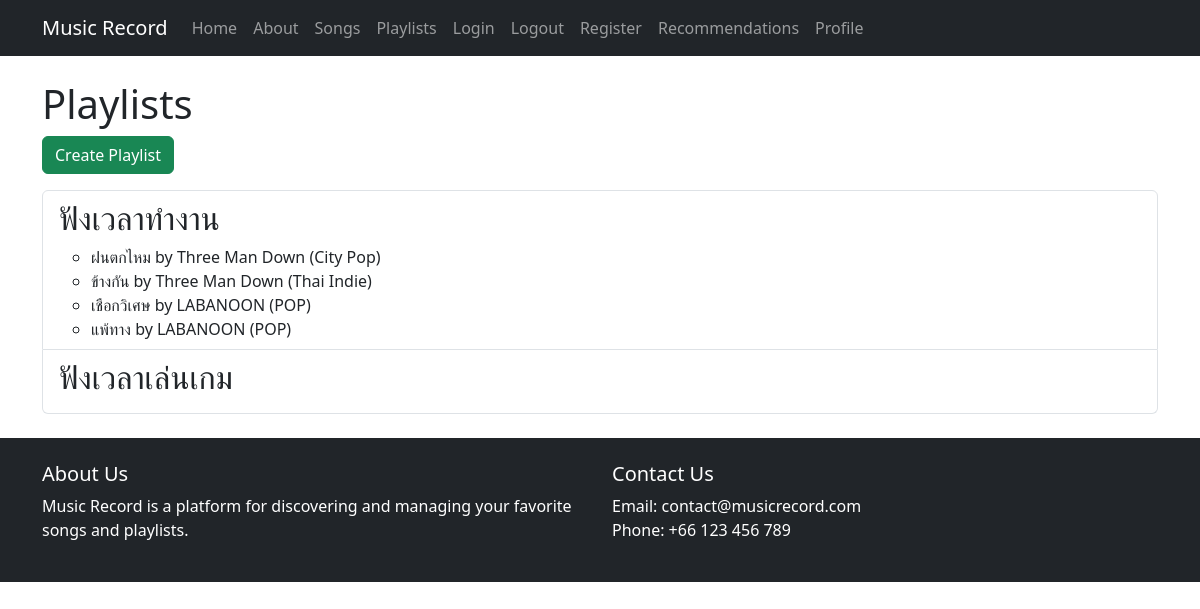
/playlists (signed in), run on an earlier commit of the app's database.
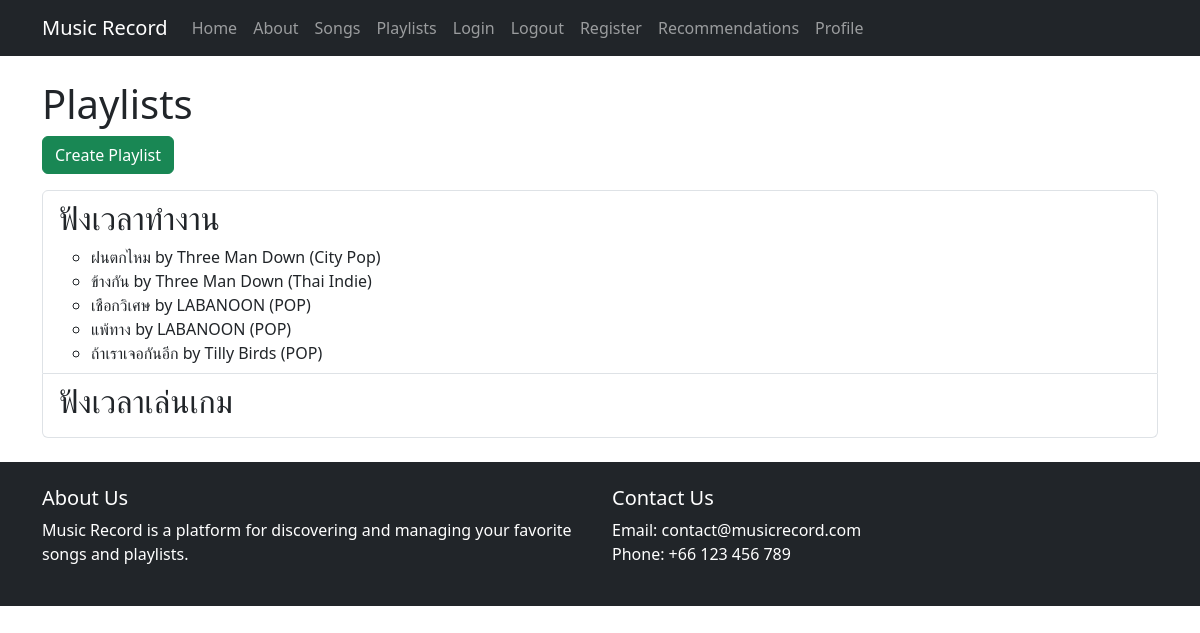
And on a later commit of the database.
### app/models.py (models this page shows)
class Playlist(db.Model):
    id = db.Column(db.Integer, primary_key=True)
    name = db.Column(db.String(100), nullable=False)
    user_id = db.Column(db.Integer, db.ForeignKey('user.id'))
    songs = db.relationship('Song', backref='playlist', lazy=True)

class Song(db.Model):
    id = db.Column(db.Integer, primary_key=True)
    title = db.Column(db.String(100), nullable=False)
    artist = db.Column(db.String(100), nullable=False)
    genre = db.Column(db.String(50), nullable=False)
    playlist_id = db.Column(db.Integer, db.ForeignKey('playlist.id'))

### app/routes.py (the view)
@playlist_routes.route('/playlists')
@login_required
def playlists():
    playlists = Playlist.query.filter_by(user_id=current_user.id).all()
    return render_template('playlists.html', playlists=playlists)

### app/models.py (called while the page is built)
@login_manager.user_loader
def load_user(user_id):
    return User.query.get(int(user_id))

### app/templates/playlists.html
{% extends "base.html" %}
{% block content %}
<h1>Playlists</h1>
<a href="{{ url_for('playlist.create_playlist') }}" class="btn btn-success mb-3">Create Playlist</a>
<ul class="list-group">
    {% for playlist in playlists %}
    <li class="list-group-item">
        <h2>{{ playlist.name }}</h2>
        <ul>
            {% for song in playlist.songs %}
            <li>{{ song.title }} by {{ song.artist }} ({{ song.genre }})</li>
            {% endfor %}
        </ul>
    </li>
    {% endfor %}
</ul>
{% endblock %}

### app/templates/base.html (shortened to what this page needs)
<!DOCTYPE html>
<html lang="en">
<head>
    <link href="https://cdn.jsdelivr.net/npm/bootstrap@5.3.0/dist/css/bootstrap.min.css" rel="stylesheet">
</head>
<body>
    <nav class="navbar navbar-expand-lg navbar-dark bg-dark">
        <div class="container">
            <a class="navbar-brand" href="{{ url_for('main.home') }}">Music Record</a>
            <div class="collapse navbar-collapse" id="navbarNav">
                <div class="navbar-nav">
                    <a class="nav-link" href="{{ url_for('main.home') }}">Home</a>
                    <a class="nav-link" href="{{ url_for('main.about') }}">About</a>
                    <a class="nav-link" href="{{ url_for('song.songs') }}">Songs</a>
                    <a class="nav-link" href="{{ url_for('playlist.playlists') }}">Playlists</a>
                    <a class="nav-link" href="{{ url_for('auth.login') }}">Login</a>
                    <a class="nav-link" href="{{ url_for('auth.logout') }}">Logout</a>
                    <a class="nav-link" href="{{ url_for('auth.register') }}">Register</a>
                    <a class="nav-link" href="{{ url_for('song.recommendations') }}">Recommendations</a>
                    <a class="nav-link" href="{{ url_for('auth.profile') }}">Profile</a>
                </div>
            </div>
        </div>
    </nav>
    <div class="container mt-4">
        {% block content %}{% endblock %}
    </div>
</body>
</html>
<footer class="bg-dark text-white mt-4">
    <div class="container py-4">
        <div class="row">
            <div class="col-md-6">
                <h5>About Us</h5>
                <p>Music Record is a platform for discovering and managing your favorite songs and playlists.</p>
            </div>
            <div class="col-md-6">
                <h5>Contact Us</h5>
                <ul class="list-unstyled">
                    <li>Email: contact@musicrecord.com</li>
                    <li>Phone: +66 123 456 789</li>
                </ul>
            </div>
        </div>
    </div>
</footer>

What changed in the data, as far as the page shows it:
changed Playlist "ฟังเวลาทำงาน": gains Song (title "ถ้าเราเจอกันอีก", artist "Tilly Birds", genre "POP")
